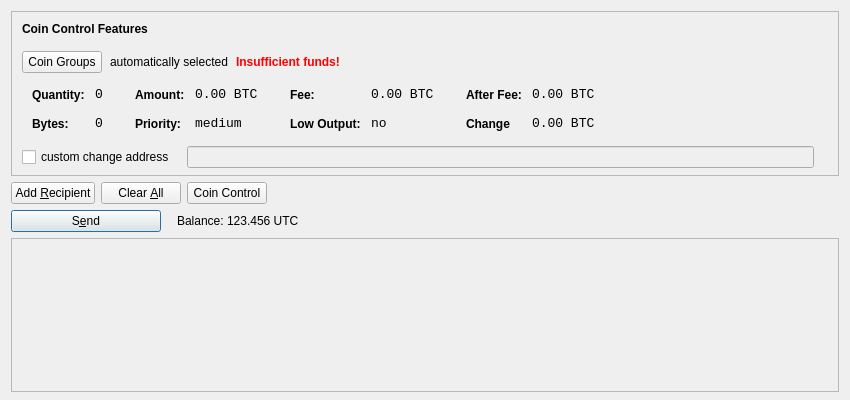
<?xml version="1.0" encoding="UTF-8"?>
<ui version="4.0">
 <class>SendCoinsDialog</class>
 <widget class="QDialog" name="SendCoinsDialog">
  <property name="geometry">
   <rect>
    <x>0</x>
    <y>0</y>
    <width>850</width>
    <height>400</height>
   </rect>
  </property>
  <property name="windowTitle">
   <string>Send Coins</string>
  </property>
  <layout class="QVBoxLayout" name="verticalLayout" stretch="0,0,0,1">
   <property name="bottomMargin">
    <number>8</number>
   </property>
   <item>
    <widget class="QFrame" name="frameCoinControl">
     <property name="sizePolicy">
      <sizepolicy hsizetype="Expanding" vsizetype="Expanding">
       <horstretch>0</horstretch>
       <verstretch>0</verstretch>
      </sizepolicy>
     </property>
     <property name="maximumSize">
      <size>
       <width>16777215</width>
       <height>16777215</height>
      </size>
     </property>
     <property name="frameShape">
      <enum>QFrame::StyledPanel</enum>
     </property>
     <property name="frameShadow">
      <enum>QFrame::Sunken</enum>
     </property>
     <layout class="QVBoxLayout" name="verticalLayoutCoinControl2">
      <property name="spacing">
       <number>-1</number>
      </property>
      <property name="leftMargin">
       <number>0</number>
      </property>
      <property name="topMargin">
       <number>0</number>
      </property>
      <property name="rightMargin">
       <number>0</number>
      </property>
      <property name="bottomMargin">
       <number>6</number>
      </property>
      <item>
       <layout class="QVBoxLayout" name="verticalLayoutCoinControl" stretch="0,0,0,0,1">
        <property name="spacing">
         <number>0</number>
        </property>
        <property name="leftMargin">
         <number>10</number>
        </property>
        <property name="topMargin">
         <number>10</number>
        </property>
        <item>
         <layout class="QHBoxLayout" name="horizontalLayoutCoinControl1">
          <property name="bottomMargin">
           <number>15</number>
          </property>
          <item>
           <widget class="QLabel" name="labelCoinControlFeatures">
            <property name="sizePolicy">
             <sizepolicy hsizetype="Preferred" vsizetype="Maximum">
              <horstretch>0</horstretch>
              <verstretch>0</verstretch>
             </sizepolicy>
            </property>
            <property name="font">
             <font>
              <weight>75</weight>
              <bold>true</bold>
             </font>
            </property>
            <property name="styleSheet">
             <string notr="true">font-weight:bold;</string>
            </property>
            <property name="text">
             <string>Coin Control Features</string>
            </property>
           </widget>
          </item>
         </layout>
        </item>
        <item>
         <layout class="QHBoxLayout" name="horizontalLayoutCoinControl2" stretch="0,0,0,0">
          <property name="spacing">
           <number>8</number>
          </property>
          <property name="bottomMargin">
           <number>10</number>
          </property>
          <item>
           <widget class="QPushButton" name="pushButtonCoinControl">
            <property name="styleSheet">
             <string notr="true"/>
            </property>
            <property name="text">
             <string>Coin Groups</string>
            </property>
           </widget>
          </item>
          <item>
           <widget class="QLabel" name="labelCoinControlAutomaticallySelected">
            <property name="text">
             <string>automatically selected</string>
            </property>
            <property name="margin">
             <number>5</number>
            </property>
           </widget>
          </item>
          <item>
           <widget class="QLabel" name="labelCoinControlInsuffFunds">
            <property name="font">
             <font>
              <weight>75</weight>
              <bold>true</bold>
             </font>
            </property>
            <property name="styleSheet">
             <string notr="true">color:red;font-weight:bold;</string>
            </property>
            <property name="text">
             <string>Insufficient funds!</string>
            </property>
            <property name="margin">
             <number>5</number>
            </property>
           </widget>
          </item>
          <item>
           <spacer name="horizontalSpacerCoinControl">
            <property name="orientation">
             <enum>Qt::Horizontal</enum>
            </property>
            <property name="sizeHint" stdset="0">
             <size>
              <width>40</width>
              <height>1</height>
             </size>
            </property>
           </spacer>
          </item>
         </layout>
        </item>
        <item>
         <widget class="QWidget" name="widgetCoinControl" native="true">
          <property name="sizePolicy">
           <sizepolicy hsizetype="Preferred" vsizetype="Preferred">
            <horstretch>0</horstretch>
            <verstretch>0</verstretch>
           </sizepolicy>
          </property>
          <property name="minimumSize">
           <size>
            <width>0</width>
            <height>0</height>
           </size>
          </property>
          <property name="styleSheet">
           <string notr="true"/>
          </property>
          <layout class="QHBoxLayout" name="horizontalLayoutCoinControl5">
           <property name="leftMargin">
            <number>0</number>
           </property>
           <property name="topMargin">
            <number>0</number>
           </property>
           <property name="rightMargin">
            <number>0</number>
           </property>
           <property name="bottomMargin">
            <number>0</number>
           </property>
           <item>
            <layout class="QHBoxLayout" name="horizontalLayoutCoinControl3" stretch="0,0,0,1">
             <property name="spacing">
              <number>20</number>
             </property>
             <property name="topMargin">
              <number>0</number>
             </property>
             <property name="bottomMargin">
              <number>10</number>
             </property>
             <item>
              <layout class="QFormLayout" name="formLayoutCoinControl1">
               <property name="horizontalSpacing">
                <number>10</number>
               </property>
               <property name="verticalSpacing">
                <number>14</number>
               </property>
               <property name="leftMargin">
                <number>10</number>
               </property>
               <property name="topMargin">
                <number>4</number>
               </property>
               <property name="rightMargin">
                <number>6</number>
               </property>
               <item row="0" column="0">
                <widget class="QLabel" name="labelCoinControlQuantityText">
                 <property name="styleSheet">
                  <string notr="true">font-weight:bold;</string>
                 </property>
                 <property name="text">
                  <string>Quantity:</string>
                 </property>
                 <property name="margin">
                  <number>0</number>
                 </property>
                </widget>
               </item>
               <item row="0" column="1">
                <widget class="QLabel" name="labelCoinControlQuantity">
                 <property name="font">
                  <font>
                   <family>Monospace</family>
                   <pointsize>10</pointsize>
                  </font>
                 </property>
                 <property name="cursor">
                  <cursorShape>IBeamCursor</cursorShape>
                 </property>
                 <property name="contextMenuPolicy">
                  <enum>Qt::ActionsContextMenu</enum>
                 </property>
                 <property name="text">
                  <string>0</string>
                 </property>
                 <property name="margin">
                  <number>0</number>
                 </property>
                 <property name="textInteractionFlags">
                  <set>Qt::LinksAccessibleByMouse|Qt::TextSelectableByKeyboard|Qt::TextSelectableByMouse</set>
                 </property>
                </widget>
               </item>
               <item row="1" column="0">
                <widget class="QLabel" name="labelCoinControlBytesText">
                 <property name="styleSheet">
                  <string notr="true">font-weight:bold;</string>
                 </property>
                 <property name="text">
                  <string>Bytes:</string>
                 </property>
                </widget>
               </item>
               <item row="1" column="1">
                <widget class="QLabel" name="labelCoinControlBytes">
                 <property name="font">
                  <font>
                   <family>Monospace</family>
                   <pointsize>10</pointsize>
                  </font>
                 </property>
                 <property name="cursor">
                  <cursorShape>IBeamCursor</cursorShape>
                 </property>
                 <property name="contextMenuPolicy">
                  <enum>Qt::ActionsContextMenu</enum>
                 </property>
                 <property name="text">
                  <string>0</string>
                 </property>
                 <property name="textInteractionFlags">
                  <set>Qt::LinksAccessibleByMouse|Qt::TextSelectableByKeyboard|Qt::TextSelectableByMouse</set>
                 </property>
                </widget>
               </item>
              </layout>
             </item>
             <item>
              <layout class="QFormLayout" name="formLayoutCoinControl2">
               <property name="horizontalSpacing">
                <number>10</number>
               </property>
               <property name="verticalSpacing">
                <number>14</number>
               </property>
               <property name="leftMargin">
                <number>6</number>
               </property>
               <property name="topMargin">
                <number>4</number>
               </property>
               <property name="rightMargin">
                <number>6</number>
               </property>
               <item row="0" column="0">
                <widget class="QLabel" name="labelCoinControlAmountText">
                 <property name="styleSheet">
                  <string notr="true">font-weight:bold;</string>
                 </property>
                 <property name="text">
                  <string>Amount:</string>
                 </property>
                 <property name="margin">
                  <number>0</number>
                 </property>
                </widget>
               </item>
               <item row="0" column="1">
                <widget class="QLabel" name="labelCoinControlAmount">
                 <property name="font">
                  <font>
                   <family>Monospace</family>
                   <pointsize>10</pointsize>
                  </font>
                 </property>
                 <property name="cursor">
                  <cursorShape>IBeamCursor</cursorShape>
                 </property>
                 <property name="contextMenuPolicy">
                  <enum>Qt::ActionsContextMenu</enum>
                 </property>
                 <property name="text">
                  <string>0.00 BTC</string>
                 </property>
                 <property name="textInteractionFlags">
                  <set>Qt::LinksAccessibleByMouse|Qt::TextSelectableByKeyboard|Qt::TextSelectableByMouse</set>
                 </property>
                </widget>
               </item>
               <item row="1" column="0">
                <widget class="QLabel" name="labelCoinControlPriorityText">
                 <property name="styleSheet">
                  <string notr="true">font-weight:bold;</string>
                 </property>
                 <property name="text">
                  <string>Priority:</string>
                 </property>
                </widget>
               </item>
               <item row="1" column="1">
                <widget class="QLabel" name="labelCoinControlPriority">
                 <property name="font">
                  <font>
                   <family>Monospace</family>
                   <pointsize>10</pointsize>
                  </font>
                 </property>
                 <property name="cursor">
                  <cursorShape>IBeamCursor</cursorShape>
                 </property>
                 <property name="contextMenuPolicy">
                  <enum>Qt::ActionsContextMenu</enum>
                 </property>
                 <property name="text">
                  <string>medium</string>
                 </property>
                 <property name="textInteractionFlags">
                  <set>Qt::LinksAccessibleByMouse|Qt::TextSelectableByKeyboard|Qt::TextSelectableByMouse</set>
                 </property>
                </widget>
               </item>
              </layout>
             </item>
             <item>
              <layout class="QFormLayout" name="formLayoutCoinControl3">
               <property name="horizontalSpacing">
                <number>10</number>
               </property>
               <property name="verticalSpacing">
                <number>14</number>
               </property>
               <property name="leftMargin">
                <number>6</number>
               </property>
               <property name="topMargin">
                <number>4</number>
               </property>
               <property name="rightMargin">
                <number>6</number>
               </property>
               <item row="0" column="0">
                <widget class="QLabel" name="labelCoinControlFeeText">
                 <property name="styleSheet">
                  <string notr="true">font-weight:bold;</string>
                 </property>
                 <property name="text">
                  <string>Fee:</string>
                 </property>
                 <property name="margin">
                  <number>0</number>
                 </property>
                </widget>
               </item>
               <item row="0" column="1">
                <widget class="QLabel" name="labelCoinControlFee">
                 <property name="font">
                  <font>
                   <family>Monospace</family>
                   <pointsize>10</pointsize>
                  </font>
                 </property>
                 <property name="cursor">
                  <cursorShape>IBeamCursor</cursorShape>
                 </property>
                 <property name="contextMenuPolicy">
                  <enum>Qt::ActionsContextMenu</enum>
                 </property>
                 <property name="text">
                  <string>0.00 BTC</string>
                 </property>
                 <property name="textInteractionFlags">
                  <set>Qt::LinksAccessibleByMouse|Qt::TextSelectableByKeyboard|Qt::TextSelectableByMouse</set>
                 </property>
                </widget>
               </item>
               <item row="1" column="0">
                <widget class="QLabel" name="labelCoinControlLowOutputText">
                 <property name="styleSheet">
                  <string notr="true">font-weight:bold;</string>
                 </property>
                 <property name="text">
                  <string>Low Output:</string>
                 </property>
                </widget>
               </item>
               <item row="1" column="1">
                <widget class="QLabel" name="labelCoinControlLowOutput">
                 <property name="font">
                  <font>
                   <family>Monospace</family>
                   <pointsize>10</pointsize>
                  </font>
                 </property>
                 <property name="cursor">
                  <cursorShape>IBeamCursor</cursorShape>
                 </property>
                 <property name="contextMenuPolicy">
                  <enum>Qt::ActionsContextMenu</enum>
                 </property>
                 <property name="text">
                  <string>no</string>
                 </property>
                 <property name="textInteractionFlags">
                  <set>Qt::LinksAccessibleByMouse|Qt::TextSelectableByKeyboard|Qt::TextSelectableByMouse</set>
                 </property>
                </widget>
               </item>
              </layout>
             </item>
             <item>
              <layout class="QFormLayout" name="formLayoutCoinControl4">
               <property name="horizontalSpacing">
                <number>10</number>
               </property>
               <property name="verticalSpacing">
                <number>14</number>
               </property>
               <property name="leftMargin">
                <number>6</number>
               </property>
               <property name="topMargin">
                <number>4</number>
               </property>
               <property name="rightMargin">
                <number>6</number>
               </property>
               <item row="0" column="0">
                <widget class="QLabel" name="labelCoinControlAfterFeeText">
                 <property name="styleSheet">
                  <string notr="true">font-weight:bold;</string>
                 </property>
                 <property name="text">
                  <string>After Fee:</string>
                 </property>
                 <property name="margin">
                  <number>0</number>
                 </property>
                </widget>
               </item>
               <item row="0" column="1">
                <widget class="QLabel" name="labelCoinControlAfterFee">
                 <property name="font">
                  <font>
                   <family>Monospace</family>
                   <pointsize>10</pointsize>
                  </font>
                 </property>
                 <property name="cursor">
                  <cursorShape>IBeamCursor</cursorShape>
                 </property>
                 <property name="contextMenuPolicy">
                  <enum>Qt::ActionsContextMenu</enum>
                 </property>
                 <property name="text">
                  <string>0.00 BTC</string>
                 </property>
                 <property name="textInteractionFlags">
                  <set>Qt::LinksAccessibleByMouse|Qt::TextSelectableByKeyboard|Qt::TextSelectableByMouse</set>
                 </property>
                </widget>
               </item>
               <item row="1" column="0">
                <widget class="QLabel" name="labelCoinControlChangeText">
                 <property name="styleSheet">
                  <string notr="true">font-weight:bold;</string>
                 </property>
                 <property name="text">
                  <string>Change</string>
                 </property>
                </widget>
               </item>
               <item row="1" column="1">
                <widget class="QLabel" name="labelCoinControlChange">
                 <property name="font">
                  <font>
                   <family>Monospace</family>
                   <pointsize>10</pointsize>
                  </font>
                 </property>
                 <property name="cursor">
                  <cursorShape>IBeamCursor</cursorShape>
                 </property>
                 <property name="contextMenuPolicy">
                  <enum>Qt::ActionsContextMenu</enum>
                 </property>
                 <property name="text">
                  <string>0.00 BTC</string>
                 </property>
                 <property name="textInteractionFlags">
                  <set>Qt::LinksAccessibleByMouse|Qt::TextSelectableByKeyboard|Qt::TextSelectableByMouse</set>
                 </property>
                </widget>
               </item>
              </layout>
             </item>
            </layout>
           </item>
          </layout>
         </widget>
        </item>
        <item>
         <layout class="QHBoxLayout" name="horizontalLayoutCoinControl4" stretch="0,0,0">
          <property name="spacing">
           <number>12</number>
          </property>
          <property name="sizeConstraint">
           <enum>QLayout::SetDefaultConstraint</enum>
          </property>
          <property name="topMargin">
           <number>5</number>
          </property>
          <property name="rightMargin">
           <number>5</number>
          </property>
          <item>
           <widget class="QCheckBox" name="checkBoxCoinControlChange">
            <property name="text">
             <string>custom change address</string>
            </property>
           </widget>
          </item>
          <item>
           <widget class="QLineEdit" name="lineEditCoinControlChange">
            <property name="enabled">
             <bool>false</bool>
            </property>
            <property name="sizePolicy">
             <sizepolicy hsizetype="Expanding" vsizetype="Fixed">
              <horstretch>0</horstretch>
              <verstretch>0</verstretch>
             </sizepolicy>
            </property>
           </widget>
          </item>
          <item>
           <widget class="QLabel" name="labelCoinControlChangeLabel">
            <property name="sizePolicy">
             <sizepolicy hsizetype="Preferred" vsizetype="Expanding">
              <horstretch>0</horstretch>
              <verstretch>0</verstretch>
             </sizepolicy>
            </property>
            <property name="minimumSize">
             <size>
              <width>0</width>
              <height>0</height>
             </size>
            </property>
            <property name="text">
             <string/>
            </property>
            <property name="margin">
             <number>3</number>
            </property>
           </widget>
          </item>
         </layout>
        </item>
        <item>
         <spacer name="verticalSpacerCoinControl">
          <property name="orientation">
           <enum>Qt::Vertical</enum>
          </property>
          <property name="sizeHint" stdset="0">
           <size>
            <width>800</width>
            <height>1</height>
           </size>
          </property>
         </spacer>
        </item>
       </layout>
      </item>
     </layout>
    </widget>
   </item>
   <item>
    <layout class="QHBoxLayout" name="horizontalLayout">
     <item>
      <widget class="QPushButton" name="addButton">
       <property name="toolTip">
        <string>Send to multiple recipients at once</string>
       </property>
       <property name="text">
        <string>Add &amp;Recipient</string>
       </property>
       <property name="icon">
        <iconset resource="../bitcoin.qrc">
         <normaloff>:/icons/add</normaloff>:/icons/add</iconset>
       </property>
       <property name="autoDefault">
        <bool>false</bool>
       </property>
      </widget>
     </item>
     <item>
      <widget class="QPushButton" name="clearButton">
       <property name="sizePolicy">
        <sizepolicy hsizetype="Minimum" vsizetype="Fixed">
         <horstretch>0</horstretch>
         <verstretch>0</verstretch>
        </sizepolicy>
       </property>
       <property name="toolTip">
        <string>Remove all transaction fields</string>
       </property>
       <property name="text">
        <string>Clear &amp;All</string>
       </property>
       <property name="icon">
        <iconset resource="../bitcoin.qrc">
         <normaloff>:/icons/remove</normaloff>:/icons/remove</iconset>
       </property>
       <property name="autoRepeatDelay">
        <number>300</number>
       </property>
       <property name="autoDefault">
        <bool>false</bool>
       </property>
      </widget>
     </item>
     <item>
      <widget class="QPushButton" name="toggleCoinControlButton">
       <property name="statusTip">
        <string>Show/Hide Control Control Features</string>
       </property>
       <property name="text">
        <string>Coin Control</string>
       </property>
       <property name="icon">
        <iconset resource="../bitcoin.qrc">
         <normaloff>:/icons/staking_off</normaloff>:/icons/staking_off</iconset>
       </property>
      </widget>
     </item>
     <item>
      <spacer name="horizontalSpacer">
       <property name="orientation">
        <enum>Qt::Horizontal</enum>
       </property>
       <property name="sizeHint" stdset="0">
        <size>
         <width>40</width>
         <height>20</height>
        </size>
       </property>
      </spacer>
     </item>
    </layout>
   </item>
   <item>
    <layout class="QHBoxLayout" name="horizontalLayout_3">
     <item>
      <widget class="QPushButton" name="sendButton">
       <property name="minimumSize">
        <size>
         <width>150</width>
         <height>0</height>
        </size>
       </property>
       <property name="toolTip">
        <string>Confirm the send action</string>
       </property>
       <property name="text">
        <string>S&amp;end</string>
       </property>
       <property name="icon">
        <iconset resource="../bitcoin.qrc">
         <normaloff>:/icons/send</normaloff>:/icons/send</iconset>
       </property>
       <property name="default">
        <bool>true</bool>
       </property>
      </widget>
     </item>
     <item>
      <layout class="QHBoxLayout" name="horizontalLayout_2">
       <property name="spacing">
        <number>3</number>
       </property>
       <property name="leftMargin">
        <number>10</number>
       </property>
       <property name="rightMargin">
        <number>10</number>
       </property>
       <item>
        <widget class="QLabel" name="label">
         <property name="text">
          <string>Balance:</string>
         </property>
        </widget>
       </item>
       <item>
        <widget class="QLabel" name="labelBalance">
         <property name="cursor">
          <cursorShape>IBeamCursor</cursorShape>
         </property>
         <property name="text">
          <string>123.456 UTC</string>
         </property>
         <property name="textInteractionFlags">
          <set>Qt::LinksAccessibleByMouse|Qt::TextSelectableByKeyboard|Qt::TextSelectableByMouse</set>
         </property>
        </widget>
       </item>
      </layout>
     </item>
     <item>
      <spacer name="horizontalSpacer_2">
       <property name="orientation">
        <enum>Qt::Horizontal</enum>
       </property>
       <property name="sizeHint" stdset="0">
        <size>
         <width>40</width>
         <height>20</height>
        </size>
       </property>
      </spacer>
     </item>
    </layout>
   </item>
   <item>
    <widget class="QScrollArea" name="scrollArea">
     <property name="widgetResizable">
      <bool>true</bool>
     </property>
     <widget class="QWidget" name="scrollAreaWidgetContents">
      <property name="geometry">
       <rect>
        <x>0</x>
        <y>0</y>
        <width>824</width>
        <height>99</height>
       </rect>
      </property>
      <layout class="QVBoxLayout" name="verticalLayout_2">
       <property name="leftMargin">
        <number>0</number>
       </property>
       <property name="topMargin">
        <number>0</number>
       </property>
       <property name="rightMargin">
        <number>0</number>
       </property>
       <property name="bottomMargin">
        <number>0</number>
       </property>
       <item>
        <layout class="QVBoxLayout" name="entries">
         <property name="spacing">
          <number>6</number>
         </property>
        </layout>
       </item>
       <item>
        <spacer name="verticalSpacer">
         <property name="orientation">
          <enum>Qt::Vertical</enum>
         </property>
         <property name="sizeHint" stdset="0">
          <size>
           <width>20</width>
           <height>40</height>
          </size>
         </property>
        </spacer>
       </item>
      </layout>
     </widget>
    </widget>
   </item>
  </layout>
 </widget>
 <resources>
  <include location="../bitcoin.qrc"/>
 </resources>
 <connections/>
</ui>
